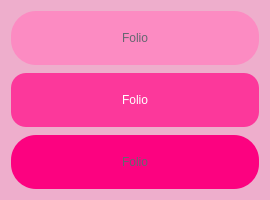
            <widget class="QFrame" name="frame_2">
             <property name="minimumSize">
              <size>
               <width>270</width>
               <height>200</height>
              </size>
             </property>
             <property name="maximumSize">
              <size>
               <width>596</width>
               <height>402</height>
              </size>
             </property>
             <property name="styleSheet">
              <string notr="true">background-color: rgb(238, 174, 204);
border-radius: 20px;</string>
             </property>
             <property name="frameShape">
              <enum>QFrame::StyledPanel</enum>
             </property>
             <property name="frameShadow">
              <enum>QFrame::Raised</enum>
             </property>
             <layout class="QGridLayout" name="gridLayout_2">
              <item row="3" column="0">
               <spacer name="verticalSpacer_2">
                <property name="orientation">
                 <enum>Qt::Vertical</enum>
                </property>
                <property name="sizeType">
                 <enum>QSizePolicy::Fixed</enum>
                </property>
                <property name="sizeHint" stdset="0">
                 <size>
                  <width>83</width>
                  <height>2</height>
                 </size>
                </property>
               </spacer>
              </item>
              <item row="1" column="0">
               <spacer name="verticalSpacer">
                <property name="orientation">
                 <enum>Qt::Vertical</enum>
                </property>
                <property name="sizeType">
                 <enum>QSizePolicy::Fixed</enum>
                </property>
                <property name="sizeHint" stdset="0">
                 <size>
                  <width>83</width>
                  <height>2</height>
                 </size>
                </property>
               </spacer>
              </item>
              <item row="4" column="0">
               <widget class="QPushButton" name="pushButton_3">
                <property name="sizePolicy">
                 <sizepolicy hsizetype="Minimum" vsizetype="MinimumExpanding">
                  <horstretch>0</horstretch>
                  <verstretch>0</verstretch>
                 </sizepolicy>
                </property>
                <property name="minimumSize">
                 <size>
                  <width>227</width>
                  <height>51</height>
                 </size>
                </property>
                <property name="styleSheet">
                 <string notr="true">QPushButton {
background-color: rgb(252, 2, 128);
color: #646670;
font: 28pt&quot;Mali&quot;;
border-radius: 25px;
}

QPushButton:hover {
background-color: rgb(253, 102, 102);
color: rgb(255, 255, 255);
font: 28pt &quot;Modern&quot;;
border-radius: 25px;
}</string>
                </property>
                <property name="text">
                 <string>Folio</string>
                </property>
               </widget>
              </item>
              <item row="2" column="0">
               <widget class="QPushButton" name="continue_btn">
                <property name="sizePolicy">
                 <sizepolicy hsizetype="Minimum" vsizetype="MinimumExpanding">
                  <horstretch>0</horstretch>
                  <verstretch>0</verstretch>
                 </sizepolicy>
                </property>
                <property name="minimumSize">
                 <size>
                  <width>227</width>
                  <height>51</height>
                 </size>
                </property>
                <property name="cursor">
                 <cursorShape>PointingHandCursor</cursorShape>
                </property>
                <property name="styleSheet">
                 <string notr="true">QPushButton {
background-color: rgb(252, 56, 155);
color: rgb(255, 255, 255);
font: italic 28pt &quot;Brush Script MT&quot;;
border-radius: 15px;
}

QPushButton:hover {
background-color: rgb(255, 255, 255);
color: rgb(252, 2, 128);
font: italic 28pt &quot;Brush Script MT&quot;;
border-radius: 15px;
}

QPushButton:pressed {
background-color:#FFEBA1;
color: rgb(253, 111, 207);
font: italic 28pt &quot;Brush Script MT&quot;;
border-radius: 15px;
}</string>
                </property>
                <property name="text">
                 <string>Folio</string>
                </property>
               </widget>
              </item>
              <item row="0" column="0">
               <widget class="QPushButton" name="pushButton">
                <property name="sizePolicy">
                 <sizepolicy hsizetype="Minimum" vsizetype="MinimumExpanding">
                  <horstretch>0</horstretch>
                  <verstretch>0</verstretch>
                 </sizepolicy>
                </property>
                <property name="minimumSize">
                 <size>
                  <width>227</width>
                  <height>51</height>
                 </size>
                </property>
                <property name="styleSheet">
                 <string notr="true">QPushButton {
background-color:rgb(252, 139, 194);
color:#646670;
font: 28pt&quot;Courier New&quot;;
border-radius: 25px;
}

QPushButton:hover {
background-color: rgb(252, 2, 255);
color: rgb(255, 255, 255);
font: 26pt &quot;Lucida Console&quot;;
border-radius: 25px;
}</string>
                </property>
                <property name="text">
                 <string>Folio</string>
                </property>
               </widget>
              </item>
             </layout>
            </widget>
